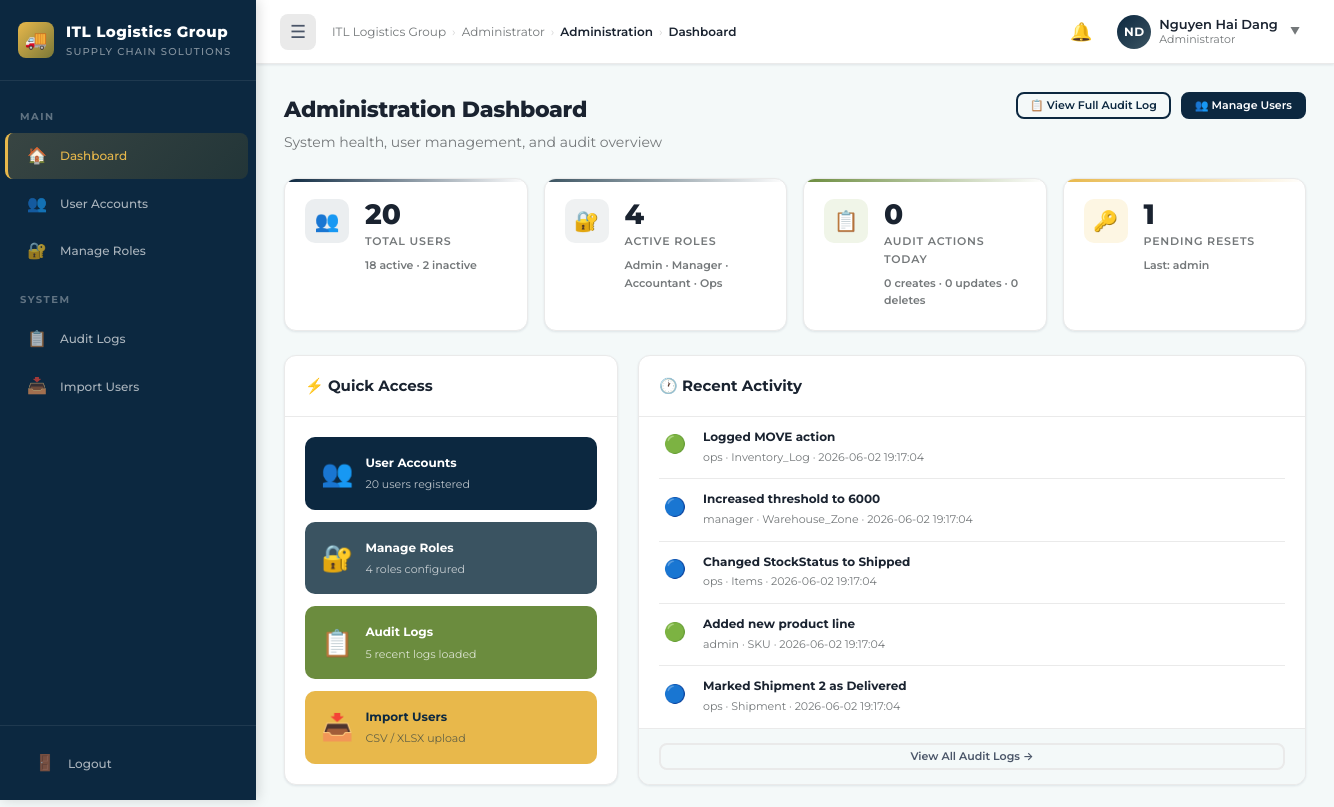
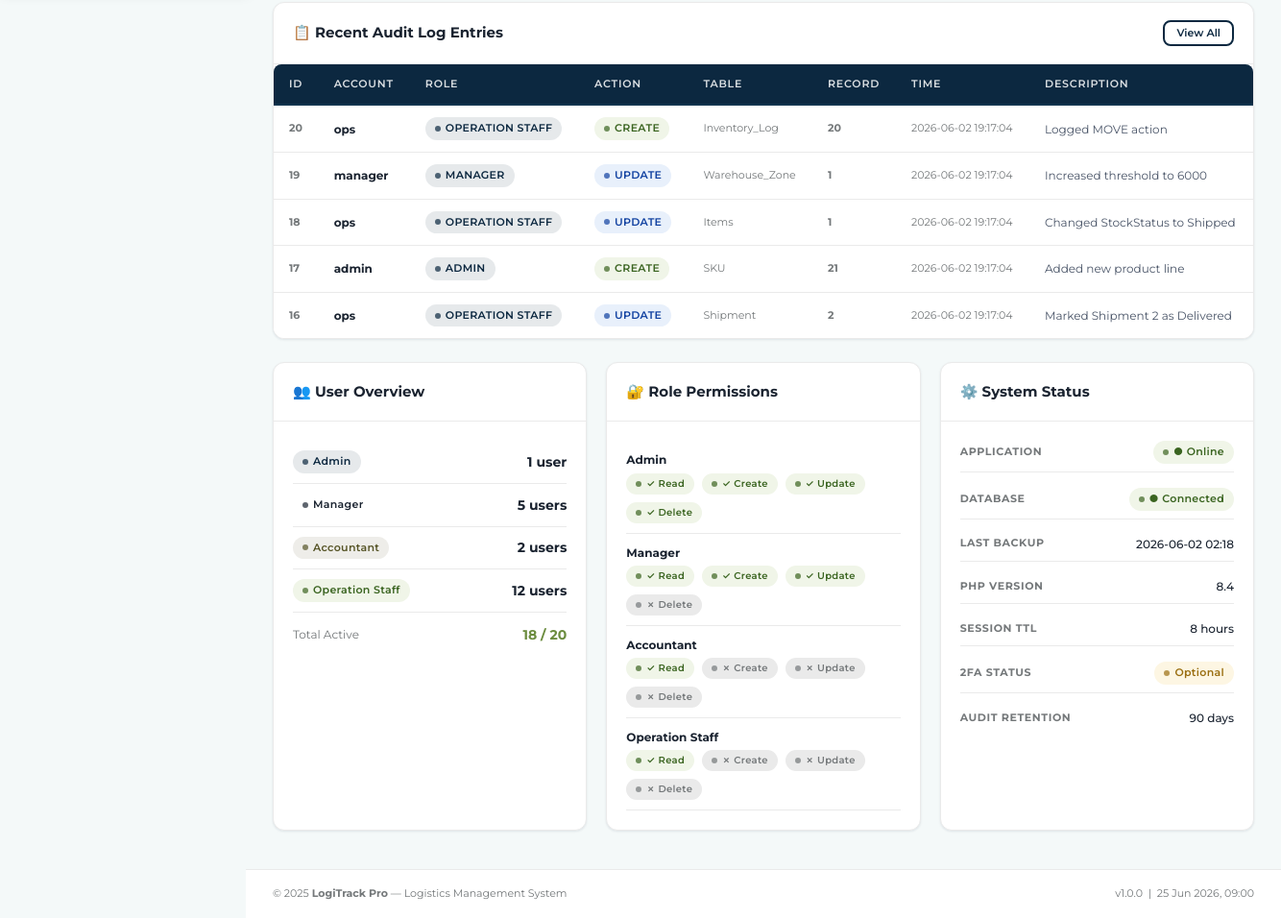
/admin/dashboard.php (signed in), run on the app's committed database (2 pictures, top to bottom).
### tables this page shows
CREATE TABLE `account` (
  `AccountID` int(11) NOT NULL,
  `EmployeeID` int(11) DEFAULT NULL,
  `RoleID` int(11) DEFAULT NULL,
  `Username` varchar(50) NOT NULL,
  `PasswordHash` varchar(255) NOT NULL,
  `Status` enum('Active','Inactive','Locked') DEFAULT 'Active'
);

CREATE TABLE `system_audit_log` (
  `LogID` int(11) NOT NULL,
  `AccountID` int(11) DEFAULT NULL,
  `TableName` varchar(50) DEFAULT NULL,
  `ActionType` varchar(50) DEFAULT NULL,
  `RecordID` int(11) DEFAULT NULL,
  `ActionTime` datetime DEFAULT current_timestamp(),
  `Description` text DEFAULT NULL
);

CREATE TABLE `role` (
  `RoleID` int(11) NOT NULL,
  `RoleName` varchar(50) NOT NULL
);

### admin/dashboard.php (the view, shortened to what this page needs)
<?php
require_once __DIR__ . '/../includes/page_shell.php';
$db = get_db();
$total_users    = 0;
$active_users   = 0;
$inactive_users = 0;
$user_stmt = $db->query("SELECT Status, COUNT(*) as cnt FROM account GROUP BY Status");
if ($user_stmt) {
    while ($row = $user_stmt->fetch_assoc()) {
        $status = strtolower($row['Status']);
        if ($status === 'active') {
            $active_users = (int)$row['cnt'];
        } else {
            $inactive_users += (int)$row['cnt'];
        }
        $total_users += (int)$row['cnt'];
    }
}
$role_count_res = $db->query("SELECT COUNT(*) FROM role");
$active_roles = $role_count_res ? (int)$role_count_res->fetch_row()[0] : 0;
$audit_today_res = $db->query("SELECT COUNT(*) FROM system_audit_log WHERE DATE(ActionTime) = CURDATE()");
$total_actions = $audit_today_res ? (int)$audit_today_res->fetch_row()[0] : 0;
$action_counts = ['CREATE' => 0, 'UPDATE' => 0, 'DELETE' => 0];
$pending_resets_res = $db->query("SELECT COUNT(*) FROM system_audit_log WHERE ActionType = 'RESET_PASSWORD' OR Description LIKE '%Locked%'");
$pending_resets = $pending_resets_res ? (int)$pending_resets_res->fetch_row()[0] : 0;
$last_reset_res = $db->query("SELECT acc.Username FROM system_audit_log sal JOIN account acc ON sal.AccountID = acc.AccountID WHERE sal.ActionType = 'RESET_PASSWORD' OR sal.Description LIKE '%Locked%' ORDER BY sal.LogID DESC LIMIT 1");
$last_reset_user = ($last_reset_res && $last_reset_res->num_rows > 0) ? $last_reset_res->fetch_row()[0] : 'None';
$recent_logs = [];
$logs_query = "SELECT sal.*, acc.Username, r.RoleName
               FROM system_audit_log sal
               LEFT JOIN account acc ON sal.AccountID = acc.AccountID
               LEFT JOIN role r ON acc.RoleID = r.RoleID
               ORDER BY sal.LogID DESC LIMIT 5";
$logs_stmt = $db->query($logs_query);
if ($logs_stmt) {
    while ($row = $logs_stmt->fetch_assoc()) {
        $recent_logs[] = [
            'id'        => $row['LogID'],
            'action'    => strtoupper($row['ActionType']),
            'desc'      => $row['Description'],
            'account'   => $row['Username'] ?? 'System',
            'table'     => $row['TableName'] ?? 'N/A',
            'record_id' => $row['RecordID'] ?? 0,
            'time'      => $row['ActionTime'],
            'role'      => $row['RoleName'] ?? 'Admin'
        ];
    }
}
?>
<div class="page-header">
  <div>
    <h1 class="page-title">Administration Dashboard</h1>
    <p class="text-muted mt-4">System health, user management, and audit overview</p>
  </div>
  <div class="page-actions">
    <a href="/admin/audit_logs.php" class="btn btn-outline btn-sm">📋 View Full Audit Log</a>
    <a href="/admin/users.php" class="btn btn-primary btn-sm">👥 Manage Users</a>
  </div>
</div>
<div class="stats-grid">
  <div class="stat-card navy">
    <div class="stat-icon">👥</div>
    <div class="stat-body">
      <div class="stat-value"><?= $total_users ?></div>
      <div class="stat-label">TOTAL USERS</div>
      <div class="stat-trend neutral"><?= $active_users ?> active &middot; <?= $inactive_users ?> inactive</div>
    </div>
  </div>
  <div class="stat-card slate">
    <div class="stat-icon">🔐</div>
    <div class="stat-body">
      <div class="stat-value"><?= $active_roles ?></div>
      <div class="stat-label">ACTIVE ROLES</div>
      <div class="stat-trend neutral">Admin &middot; Manager &middot; Accountant &middot; Ops</div>
    </div>
  </div>
  <div class="stat-card green">
    <div class="stat-icon">📋</div>
    <div class="stat-body">
      <div class="stat-value"><?= $total_actions ?></div>
      <div class="stat-label">AUDIT ACTIONS TODAY</div>
      <div class="stat-trend neutral"><?= $action_counts['CREATE'] ?> creates &middot; <?= $action_counts['UPDATE'] ?> updates &middot; <?= $action_counts['DELETE'] ?> deletes</div>
    </div>
  </div>
  <div class="stat-card yellow">
    <div class="stat-icon">🔑</div>
    <div class="stat-body">
      <div class="stat-value"><?= $pending_resets ?></div>
      <div class="stat-label">PENDING RESETS</div>
      <div class="stat-trend neutral">Last: <?= htmlspecialchars($last_reset_user) ?></div>
    </div>
  </div>
</div>
<div class="grid-2 mt-24" style="grid-template-columns: 1fr 2fr;">
  <div class="card" style="height: fit-content;">
    <div class="card-header">
      <h3 class="card-title">⚡ Quick Access</h3>
    </div>
    <div class="card-body" style="display:grid;grid-template-columns:1fr;gap:12px;">
      <a href="/admin/users.php" style="text-decoration:none;">
        <div style="background:var(--c-navy-800);color:#fff;border-radius:10px;padding:16px;display:flex;align-items:center;gap:12px;transition:opacity .15s;" onmouseover="this.style.opacity='.85'" onmouseout="this.style.opacity='1'">
          <div style="font-size:26px;line-height:1;flex-shrink:0;">👥</div>
          <div>
            <div class="font-bold font-sm">User Accounts</div>
            <div class="font-xs mt-4" style="opacity:.7;"><?= $total_users ?> users registered</div>
          </div>
        </div>
      </a>
      <a href="/admin/roles.php" style="text-decoration:none;">
        <div style="background:var(--c-slate-600);color:#fff;border-radius:10px;padding:16px;display:flex;align-items:center;gap:12px;transition:opacity .15s;" onmouseover="this.style.opacity='.85'" onmouseout="this.style.opacity='1'">
          <div style="font-size:26px;line-height:1;flex-shrink:0;">🔐</div>
          <div>
            <div class="font-bold font-sm">Manage Roles</div>
            <div class="font-xs mt-4" style="opacity:.7;"><?= $active_roles ?> roles configured</div>
          </div>
        </div>
      </a>
      <a href="/admin/audit_logs.php" style="text-decoration:none;">
        <div style="background:var(--c-green);color:#fff;border-radius:10px;padding:16px;display:flex;align-items:center;gap:12px;transition:opacity .15s;" onmouseover="this.style.opacity='.85'" onmouseout="this.style.opacity='1'">
          <div style="font-size:26px;line-height:1;flex-shrink:0;">📋</div>
          <div>
            <div class="font-bold font-sm">Audit Logs</div>
            <div class="font-xs mt-4" style="opacity:.75;"><?= count($recent_logs) ?> recent logs loaded</div>
          </div>
        </div>
      </a>
      <a href="/admin/import_users.php" style="text-decoration:none;">
        <div style="background:var(--c-yellow);color:var(--c-navy-800);border-radius:10px;padding:16px;display:flex;align-items:center;gap:12px;transition:opacity .15s;" onmouseover="this.style.opacity='.85'" onmouseout="this.style.opacity='1'">
          <div style="font-size:26px;line-height:1;flex-shrink:0;">📥</div>
          <div>
            <div class="font-bold font-sm">Import Users</div>
            <div class="font-xs mt-4" style="opacity:.6;">CSV / XLSX upload</div>
          </div>
        </div>
      </a>
    </div>
  </div>
  <div class="card">
    <div class="card-header">
      <h3 class="card-title">🕐 Recent Activity</h3>
    </div>
    <div class="card-body p-0">
      <div class="activity-feed" style="padding: 0 20px;">
        <?php if (empty($recent_logs)): ?>
          <div class="text-muted text-center py-24 font-sm">No activity logged today.</div>
        <?php else: ?>
          <?php foreach ($recent_logs as $log): ?>
            <?php
              $icon = match($log['action']) {
                'CREATE'         => '🟢',
                'UPDATE'         => '🔵',
                'DELETE'         => '🔴',
                'RESET_PASSWORD' => '🟡',
                default          => '⚪',
              };
            ?>
            <div class="activity-item">
              <div class="activity-avatar" style="background: transparent; font-size: 18px;"><?= $icon ?></div>
              <div class="activity-body">
                <div class="activity-text"><strong><?= htmlspecialchars($log['desc']) ?></strong></div>
                <div class="activity-time">
                  <?= htmlspecialchars($log['account']) ?> &middot; <?= htmlspecialchars($log['table']) ?> &middot; <?= htmlspecialchars($log['time']) ?>
                </div>
              </div>
            </div>
          <?php endforeach; ?>
        <?php endif; ?>
      </div>
    </div>
    <div class="card-footer">
      <a href="/admin/audit_logs.php" class="btn btn-ghost btn-sm w-100 flex-center">View All Audit Logs →</a>
    </div>
  </div>
</div>
<div class="card mt-24">
  <div class="card-header flex-between">
    <h3 class="card-title">📋 Recent Audit Log Entries</h3>
    <a href="/admin/audit_logs.php" class="btn btn-outline btn-sm">View All</a>
  </div>
  <div class="table-wrapper" style="border: none; box-shadow: none; border-radius: 0;">
    <table>
      <thead>
        <tr>
          <th>ID</th>
          <th>Account</th>
          <th>Role</th>
          <th>Action</th>
          <th>Table</th>
          <th>Record</th>
          <th>Time</th>
          <th>Description</th>
        </tr>
      </thead>
      <tbody>
        <?php if (empty($recent_logs)): ?>
          <tr><td colspan="8" class="text-center text-muted">No audit entries found.</td></tr>
        <?php else: ?>
          <?php foreach ($recent_logs as $log): ?>
            <?php
              $action_color = match($log['action']) {
                'CREATE'         => 'green',
                'UPDATE'         => 'blue',
                'DELETE'         => 'red',
                'RESET_PASSWORD' => 'yellow',
                default          => 'gray',
              };
              $action_label = str_replace('_', ' ', $log['action']);
            ?>
            <tr>
              <td class="td-muted font-bold"><?= htmlspecialchars($log['id']) ?></td>
              <td class="font-bold text-primary"><?= htmlspecialchars($log['account']) ?></td>
              <td><span class="badge badge-navy"><?= strtoupper(htmlspecialchars($log['role'])) ?></span></td>
              <td><span class="badge badge-<?= $action_color ?>"><?= htmlspecialchars($action_label) ?></span></td>
              <td class="td-muted"><?= htmlspecialchars($log['table']) ?></td>
              <td class="td-muted font-bold"><?= htmlspecialchars($log['record_id']) ?></td>
              <td class="td-muted" style="white-space:nowrap;"><?= htmlspecialchars($log['time']) ?></td>
              <td style="max-width:280px;" class="truncate"><?= htmlspecialchars($log['desc']) ?></td>
            </tr>
          <?php endforeach; ?>
        <?php endif; ?>
      </tbody>
    </table>
  </div>
</div>
<div class="grid-3 mt-24">
  <div class="card">
    <div class="card-header">
      <h3 class="card-title">👥 User Overview</h3>
    </div>
    <div class="card-body">
      <?php
        $role_colors = ['admin' => 'navy', 'manager' => 'slate', 'accountant' => 'olive', 'operation staff' => 'green'];
        $breakdown_stmt = $db->query("SELECT r.RoleName, COUNT(a.AccountID) as cnt FROM account a LEFT JOIN role r ON a.RoleID = r.RoleID GROUP BY r.RoleID, r.RoleName");
        if ($breakdown_stmt):
          while ($row = $breakdown_stmt->fetch_assoc()):
            $r_name = $row['RoleName'] ?? 'Unassigned';
            $r_key = strtolower($r_name);
      ?>
        <div class="flex-between py-2" style="padding: 10px 0; border-bottom: 1px solid var(--border-color);">
          <span class="badge badge-<?= $role_colors[$r_key] ?? 'gray' ?>"><?= ucfirst($r_name) ?></span>
          <span class="font-bold text-primary"><?= $row['cnt'] ?> user<?= $row['cnt'] > 1 ? 's' : '' ?></span>
        </div>
      <?php
          endwhile;
        endif;
      ?>
      <div class="flex-between mt-12 pt-2">
        <span class="font-sm text-muted">Total Active</span>
        <span class="font-bold text-success"><?= $active_users ?> / <?= $total_users ?></span>
      </div>
    </div>
  </div>
  <div class="card">
    <div class="card-header">
      <h3 class="card-title">🔐 Role Permissions</h3>
    </div>
    <div class="card-body">
      <?php
        $roles_list_stmt = $db->query("SELECT * FROM role");
        if ($roles_list_stmt):
          while ($role_item = $roles_list_stmt->fetch_assoc()):
            $is_admin = (strtolower($role_item['RoleName']) === 'admin');
            $is_manager = (strtolower($role_item['RoleName']) === 'manager');
            $perms = [
              'read'   => true,
              'create' => $is_admin || $is_manager,
              'update' => $is_admin || $is_manager,
              'delete' => $is_admin
            ];
      ?>
        <div style="padding: 10px 0; border-bottom: 1px solid var(--border-color);">
          <div class="font-bold font-sm mb-4"><?= htmlspecialchars($role_item['RoleName']) ?></div>
          <div class="flex flex-wrap gap-8">
            <?php foreach ($perms as $perm => $allowed): ?>
              <span class="badge badge-<?= $allowed ? 'green' : 'gray' ?>" style="font-size: 10px;">
                <?= $allowed ? '✓' : '✗' ?> <?= ucfirst($perm) ?>
              </span>
            <?php endforeach; ?>
          </div>
        </div>
      <?php
          endwhile;
        endif;
      ?>
    </div>
  </div>
  <div class="card">
    <div class="card-header">
      <h3 class="card-title">⚙️ System Status</h3>
    </div>
    <div class="card-body">
      <div class="info-grid" style="grid-template-columns: 1fr;">
        <div class="info-row flex-row flex-between" style="flex-direction: row; border-bottom: 1px solid var(--border-color); padding-bottom: 8px;">
          <span class="info-label">Application</span>
          <span class="info-value"><span class="badge badge-green">● Online</span></span>
        </div>
        <div class="info-row flex-row flex-between" style="flex-direction: row; border-bottom: 1px solid var(--border-color); padding-bottom: 8px;">
          <span class="info-label">Database</span>
          <span class="info-value"><span class="badge badge-green">● Connected</span></span>
        </div>
        <div class="info-row flex-row flex-between" style="flex-direction: row; border-bottom: 1px solid var(--border-color); padding-bottom: 8px;">
          <span class="info-label">Last Backup</span>
          <span class="info-value font-sm">2026-06-02 02:18</span>
        </div>
        <div class="info-row flex-row flex-between" style="flex-direction: row; border-bottom: 1px solid var(--border-color); padding-bottom: 8px;">
          <span class="info-label">PHP Version</span>
          <span class="info-value font-sm"><?= PHP_MAJOR_VERSION . '.' . PHP_MINOR_VERSION ?></span>
        </div>
        <div class="info-row flex-row flex-between" style="flex-direction: row; border-bottom: 1px solid var(--border-color); padding-bottom: 8px;">
          <span class="info-label">Session TTL</span>
          <span class="info-value font-sm">8 hours</span>
        </div>
        <div class="info-row flex-row flex-between" style="flex-direction: row; border-bottom: 1px solid var(--border-color); padding-bottom: 8px;">
          <span class="info-label">2FA Status</span>
          <span class="info-value"><span class="badge badge-yellow">Optional</span></span>
        </div>
        <div class="info-row flex-row flex-between" style="flex-direction: row;">
          <span class="info-label">Audit Retention</span>
          <span class="info-value font-sm">90 days</span>
        </div>
      </div>
    </div>
  </div>
</div>

### data on the page
account: Username "admin"
system_audit_log: ActionType "🟢", Description "Logged MOVE action", AccountID.Username "ops", TableName "Inventory_Log", ActionTime "2026-06-02 19:17:04", id "20", role.RoleName "OPERATION STAFF", ActionType "CREATE", RecordID "20"
system_audit_log: ActionType "🔵", Description "Increased threshold to 6000", AccountID.Username "manager", TableName "Warehouse_Zone", ActionTime "2026-06-02 19:17:04", LogID "19", role.RoleName "MANAGER", ActionType "UPDATE", RecordID "1"
system_audit_log: ActionType "🔵", Description "Changed StockStatus to Shipped", AccountID.Username "ops", TableName "Items", ActionTime "2026-06-02 19:17:04", LogID "18", role.RoleName "OPERATION STAFF", ActionType "UPDATE", RecordID "1"
system_audit_log: ActionType "🟢", Description "Added new product line", AccountID.Username "admin", TableName "SKU", ActionTime "2026-06-02 19:17:04", LogID "17", role.RoleName "ADMIN", ActionType "CREATE", RecordID "21"
system_audit_log: ActionType "🔵", Description "Marked Shipment 2 as Delivered", AccountID.Username "ops", TableName "Shipment", ActionTime "2026-06-02 19:17:04", LogID "16", role.RoleName "OPERATION STAFF", ActionType "UPDATE", RecordID "2"
role: RoleName "Admin", perm "Read", perm "Create", perm "Update", perm "Delete"
role: RoleName "Manager", perm "Read", perm "Create", perm "Update", perm "Delete"
role: RoleName "Accountant", perm "Read", perm "Create", perm "Update", perm "Delete"
role: RoleName "Operation Staff", perm "Read", perm "Create", perm "Update", perm "Delete"

### other printed values
$sectionKey "MAIN"
$item['icon'] "🏠"
$item['label'] "Dashboard"
$item['icon'] "👥"
$item['label'] "User Accounts"
$item['icon'] "🔐"
$item['label'] "Manage Roles"
$sectionKey "SYSTEM"
$item['icon'] "📋"
$item['label'] "Audit Logs"
$item['icon'] "📥"
$item['label'] "Import Users"
$roleLabelDisplay "Administrator"
$crumb['label'] "Administration"
$crumb['label'] "Dashboard"
